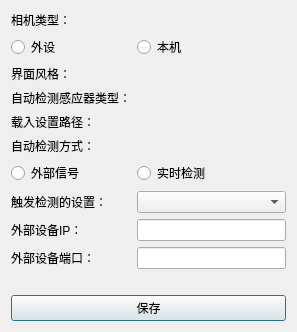
<?xml version="1.0" encoding="UTF-8"?>
<ui version="4.0">
 <class>SystemSettingDialog</class>
 <widget class="QDialog" name="SystemSettingDialog">
  <property name="geometry">
   <rect>
    <x>0</x>
    <y>0</y>
    <width>297</width>
    <height>232</height>
   </rect>
  </property>
  <property name="sizePolicy">
   <sizepolicy hsizetype="MinimumExpanding" vsizetype="MinimumExpanding">
    <horstretch>0</horstretch>
    <verstretch>0</verstretch>
   </sizepolicy>
  </property>
  <property name="windowTitle">
   <string>Dialog</string>
  </property>
  <layout class="QFormLayout" name="formLayout">
   <item row="0" column="0">
    <widget class="QLabel" name="label">
     <property name="text">
      <string>相机类型：</string>
     </property>
    </widget>
   </item>
   <item row="1" column="0">
    <widget class="QRadioButton" name="external_Camera">
     <property name="text">
      <string>外设</string>
     </property>
    </widget>
   </item>
   <item row="1" column="1">
    <widget class="QRadioButton" name="computer_Camera">
     <property name="text">
      <string>本机</string>
     </property>
    </widget>
   </item>
   <item row="2" column="0">
    <widget class="QLabel" name="label_2">
     <property name="text">
      <string>界面风格：</string>
     </property>
    </widget>
   </item>
   <item row="3" column="0">
    <widget class="QLabel" name="label_3">
     <property name="text">
      <string>自动检测感应器类型：</string>
     </property>
    </widget>
   </item>
   <item row="4" column="0">
    <widget class="QLabel" name="label_4">
     <property name="text">
      <string>载入设置路径：</string>
     </property>
    </widget>
   </item>
   <item row="5" column="0">
    <widget class="QLabel" name="label_6">
     <property name="text">
      <string>自动检测方式：</string>
     </property>
    </widget>
   </item>
   <item row="10" column="0" colspan="2">
    <widget class="QLabel" name="label_5">
     <property name="text">
      <string/>
     </property>
    </widget>
   </item>
   <item row="11" column="0" colspan="2">
    <widget class="QPushButton" name="saveButton">
     <property name="text">
      <string>保存</string>
     </property>
    </widget>
   </item>
   <item row="6" column="0">
    <widget class="QRadioButton" name="external_signal">
     <property name="text">
      <string>外部信号</string>
     </property>
    </widget>
   </item>
   <item row="6" column="1">
    <widget class="QRadioButton" name="internal_signal">
     <property name="text">
      <string>实时检测</string>
     </property>
    </widget>
   </item>
   <item row="7" column="1">
    <widget class="QComboBox" name="trigger_settings"/>
   </item>
   <item row="7" column="0">
    <widget class="QLabel" name="label_7">
     <property name="text">
      <string>触发检测的设置：</string>
     </property>
    </widget>
   </item>
   <item row="8" column="0">
    <widget class="QLabel" name="label_8">
     <property name="text">
      <string>外部设备IP：</string>
     </property>
    </widget>
   </item>
   <item row="9" column="0">
    <widget class="QLabel" name="label_9">
     <property name="text">
      <string>外部设备端口：</string>
     </property>
    </widget>
   </item>
   <item row="8" column="1">
    <widget class="QLineEdit" name="external_IP"/>
   </item>
   <item row="9" column="1">
    <widget class="QLineEdit" name="external_port"/>
   </item>
  </layout>
 </widget>
 <resources/>
 <connections/>
</ui>
